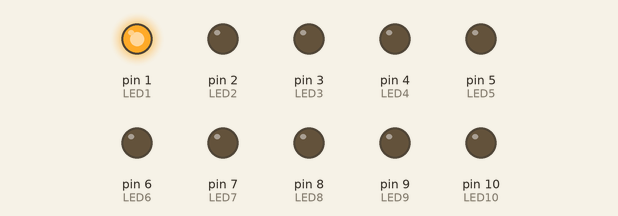
Simulated run of this sketch. Board: Arduino Uno, built with avr-gcc and run on an emulated ATmega328P. Shown: output pins drawn as LEDs (lit = HIGH).

Above: at 0.05 s.
At 0.55 s:
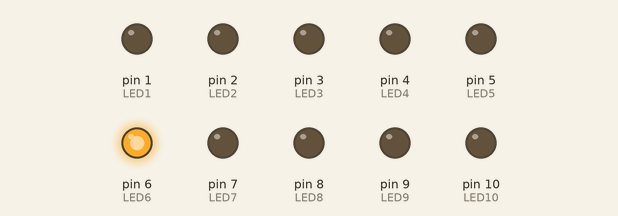
At 1.05 s:
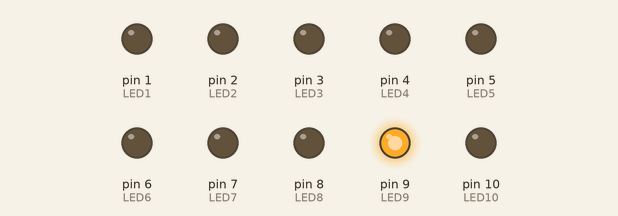
At 2.15 s:
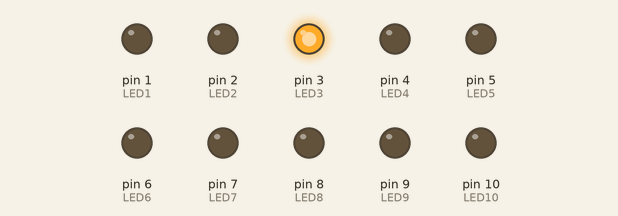
At 3.15 s:
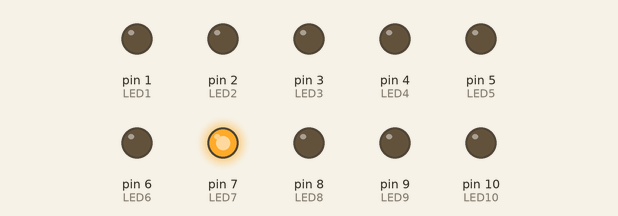
At 4.25 s:
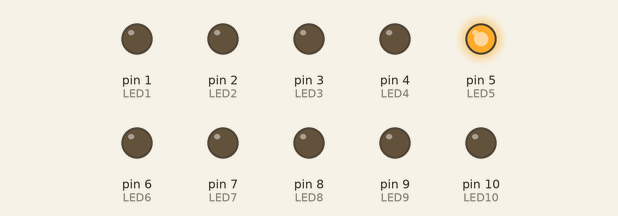
Timing chart, 0 to 4.5 s (numbered marks = the images above):
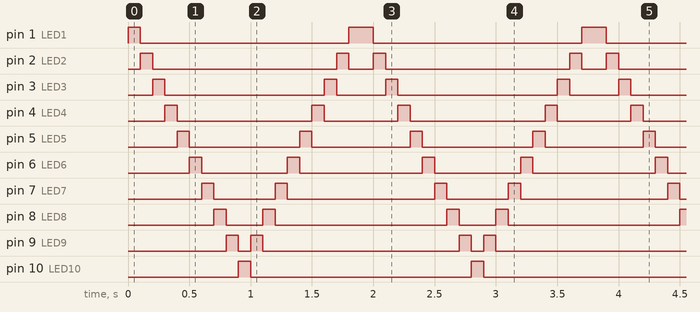

The sketch:

Flash_LED_Test.ino
```cpp
 int LED1=1;
 int LED2=2;
 int LED3=3;
 int LED4=4;
 int LED5=5;
 int LED6=6;
 int LED7=7;
 int LED8=8;
 int LED9=9;
 int LED10=10;

void setup() {
  pinMode(LED1,OUTPUT);
  pinMode(LED2,OUTPUT);
  pinMode(LED3,OUTPUT);
  pinMode(LED4,OUTPUT);
  pinMode(LED5,OUTPUT);
  pinMode(LED6,OUTPUT);
  pinMode(LED7,OUTPUT);
  pinMode(LED8,OUTPUT);
  pinMode(LED9,OUTPUT);
  pinMode(LED10,OUTPUT);

  // put your setup code here, to run once:

}

void blik(int led){

  digitalWrite(led, HIGH);
  delay(100);
  digitalWrite(led,LOW);


}

void loop() {
blik(LED1);
blik(LED2);
blik(LED3);
blik(LED4);
blik(LED5);
blik(LED6);
blik(LED7);
blik(LED8);
blik(LED9);
blik(LED10);
blik(LED9);
blik(LED8);
blik(LED7);
blik(LED6);
blik(LED5);
blik(LED4);
blik(LED3);
blik(LED2);
blik(LED1);

}
```

Measured:
- by itself, pin 1 (LED1): repeats every 1.9 s: LOW 1.7 s, HIGH 0.20 s
- by itself, pin 2 (LED2): repeats every 1.9 s: LOW 1.5 s, HIGH 0.10 s, LOW 0.20 s, HIGH 0.10 s
- by itself, pin 3 (LED3): repeats every 1.9 s: LOW 1.3 s, HIGH 0.10 s, LOW 0.40 s, HIGH 0.10 s
- by itself, pin 4 (LED4): repeats every 1.9 s: LOW 1.1 s, HIGH 0.10 s, LOW 0.60 s, HIGH 0.10 s
- by itself, pin 5 (LED5): alternates HIGH for 0.10 s and LOW for 0.90 s
- by itself, pin 6 (LED6): repeats every 1.9 s: LOW 0.70 s, HIGH 0.10 s, LOW 1.0 s, HIGH 0.10 s
- by itself, pin 7 (LED7): repeats every 1.9 s: LOW 0.50 s, HIGH 0.10 s, LOW 1.2 s, HIGH 0.10 s
- by itself, pin 8 (LED8): repeats every 1.9 s: LOW 0.30 s, HIGH 0.10 s, LOW 1.4 s, HIGH 0.10 s
